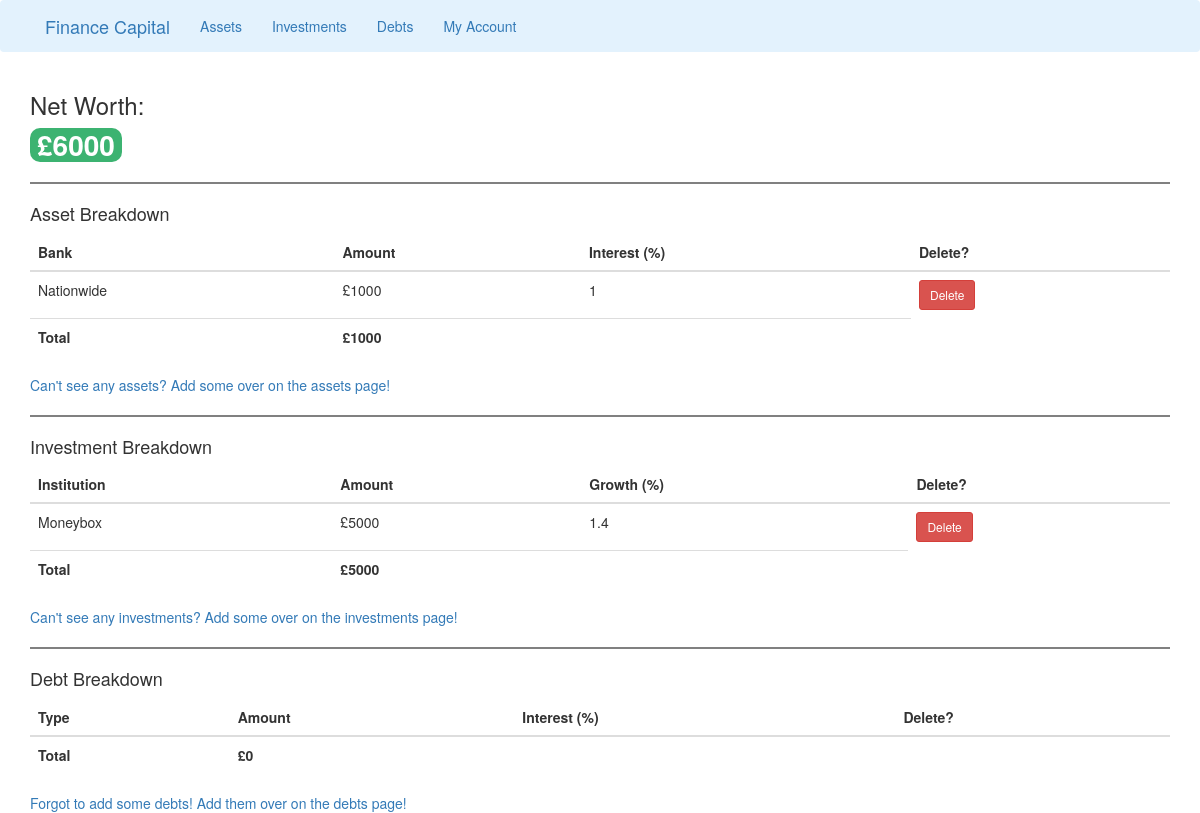
/account, run on an earlier commit of the app's database.
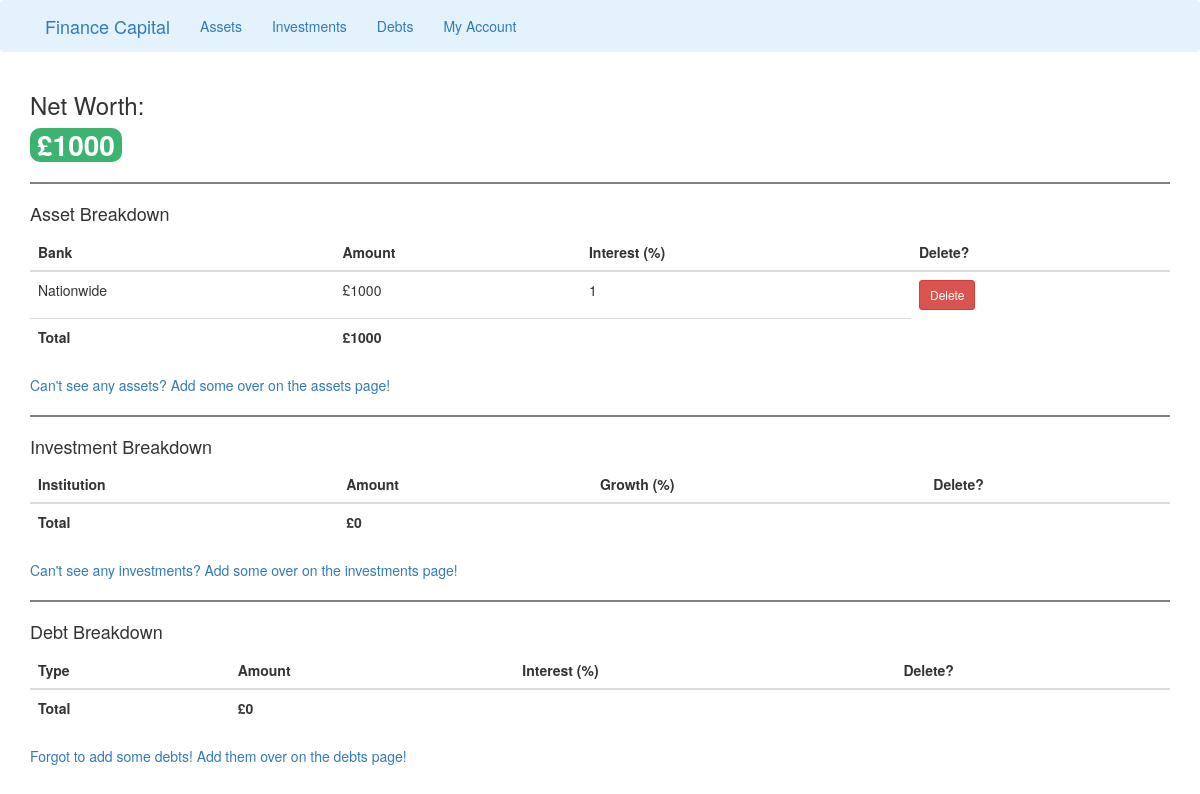
And on a later commit of the database.
### run.py (models this page shows, shortened)
class adding_assets(db.Model, UserMixin):
    id = db.Column(db.Integer, primary_key=True)
    bank = db.Column(db.String, nullable=False)
    amount = db.Column(db.Integer, nullable=False)
    interest = db.Column(db.Integer, nullable=False)

class adding_investments(db.Model, UserMixin):
    id = db.Column(db.Integer, primary_key=True)
    institution = db.Column(db.String, nullable=False)
    amount = db.Column(db.Integer, nullable=False)
    growth = db.Column(db.Integer, nullable=False)

### run.py (the view)
@app.route('/account', methods=['GET', 'POST'])
def account():
    form_1 = adding_assets.query.all()
    form_2 = adding_investments.query.all()
    form_3 = adding_debts.query.all()
    result_1 = [r.amount for r in db.session.query(adding_assets).all()]
    total_assets = sum(result_1)
    result_2 = [r.amount for r in db.session.query(adding_investments).all()]
    total_investments = sum(result_2)
    result_3 = [r.amount for r in db.session.query(adding_debts).all()]
    total_debts = sum(result_3)
    net_worth = total_assets + total_investments - total_debts
    return render_template('account.html', title='Account', form_1=form_1, form_2=form_2, form_3=form_3,
                            total_assets=total_assets, total_investments=total_investments,
                            total_debts=total_debts, net_worth=net_worth)

### templates/account.html (shortened to what this page needs)
{% extends 'base.html' %}
{% block content %}
<link rel="stylesheet" href='run.py'>
<div class="container">
    <h3>Net Worth:</h3>
    {% if net_worth > 0 %}
        <span class="badge badge-info even-larger-badge" style="background-color:MediumSeaGreen;">£{{ net_worth }}</span>
    {% elif net_worth < 0  %}
        <span class="badge badge-info even-larger-badge" style="background-color:Tomato;">£{{ net_worth }}</span>
    {% else %}
        <span class="badge badge-info even-larger-badge">£0</span>
    {% endif %}
    <hr style="height:2px;border-width:0;color:gray;background-color:gray">
    <h4>Asset Breakdown</h4>
        <table class="table">
            <thead>
            <tr>
                <th>Bank</th>
                <th>Amount</th>
                <th>Interest (%)</th>
                <th>Delete?</th>
            </tr>
            </thead>
            <tbody>
            {% for asset in form_1 %}
            <tr>
                <td>{{ asset.bank }}</td>
                <td>£{{ asset.amount }}</td>
                <td>{{ asset.interest }}</td>
                <td>
                    <a type='submit' class='btn btn-danger btn-sm' href="{{ url_for('delete_asset', asset_id=asset.id) }}">Delete</a>
                </td>
            </tr>
            {% endfor %}
            <tr>
                <th>Total</th>
                <th>£{{ total_assets }}</th>
                <th></th>
            </tr>
            </tbody>
        </table>
    <a href="{{ url_for('assets') }}">Can't see any assets? Add some over on the assets page!</a>
    <hr style="height:2px;border-width:0;color:gray;background-color:gray">
    <h4>Investment Breakdown</h4>
    <table class="table">
        <thead>
        <tr>
            <th>Institution</th>
            <th>Amount</th>
            <th>Growth (%)</th>
            <th>Delete?</th>
        </tr>
        </thead>
        <tbody>
        {% for investment in form_2 %}
        <tr>
            <td>{{ investment.institution }}</td>
            <td>£{{ investment.amount }}</td>
            <td>{{ investment.growth }}</td>
            <td>
                <a type='submit' class='btn btn-danger btn-sm' href="{{ url_for('delete_investment', investment_id=investment.id) }}">Delete</a>
            </td>
        </tr>
        {% endfor %}
        <tr>
            <th>Total</th>
            <th>£{{ total_investments }}</th>
            <th></th>
        </tr>
        </tbody>
    </table>
    <a href="{{ url_for('investments') }}">Can't see any investments? Add some over on the investments page!</a>
    <hr style="height:2px;border-width:0;color:gray;background-color:gray">
    <h4>Debt Breakdown</h4>
        <table class="table">
            <thead>
            <tr>
                <th>Type</th>
                <th>Amount</th>
                <th>Interest (%)</th>
                <th>Delete?</th>
            </tr>
            </thead>
            <tbody>
                <tr>
                    <th>Total</th>
                    <th>£{{ total_debts }}</th>
                    <th></th>
                </tr>
            </tbody>
        </table>
    <a href="{{ url_for('debts') }}">Forgot to add some debts! Add them over on the debts page!</a>
</div>
{% endblock content %}

### templates/base.html (shortened to what this page needs)
<!DOCTYPE html>
<html lang="en">
<head>
  <link rel="stylesheet" href="https://maxcdn.bootstrapcdn.com/bootstrap/3.4.1/css/bootstrap.min.css">
</head>
<html>
<body>
    <nav>
    <div class="navbar navbar-light" style="background-color: #e3f2fd;">
        <div class='container'>
        <div class="container-fluid">
            <div class="navbar-header">
                <a class="navbar-brand" href="{{ url_for('home') }}">Finance Capital</a>
            </div>
            <ul class="nav navbar-nav">
                <li><a href="{{ url_for('assets') }}">Assets</a></li>
                <li><a href="{{ url_for('investments') }}">Investments</a></li>
                <li><a href="{{ url_for('debts') }}">Debts</a></li>
                <li><a href="{{ url_for('account') }}">My Account</a></li>
            </ul>
        </div>
        </div>
    </div>
    </nav>
    {% block content %}
    {% endblock %}
</body>
</html>

### templates/account.html (style rules this page uses)
.even-larger-badge { font-size: 2.0em; }

What changed in the data, as far as the page shows it:
removed adding_investments: institution "Moneybox", amount "5000", growth "1.4"
Also different on the page:
{{ net_worth }}: "6000" → "1000"
{{ total_investments }}: "5000" → "0"
